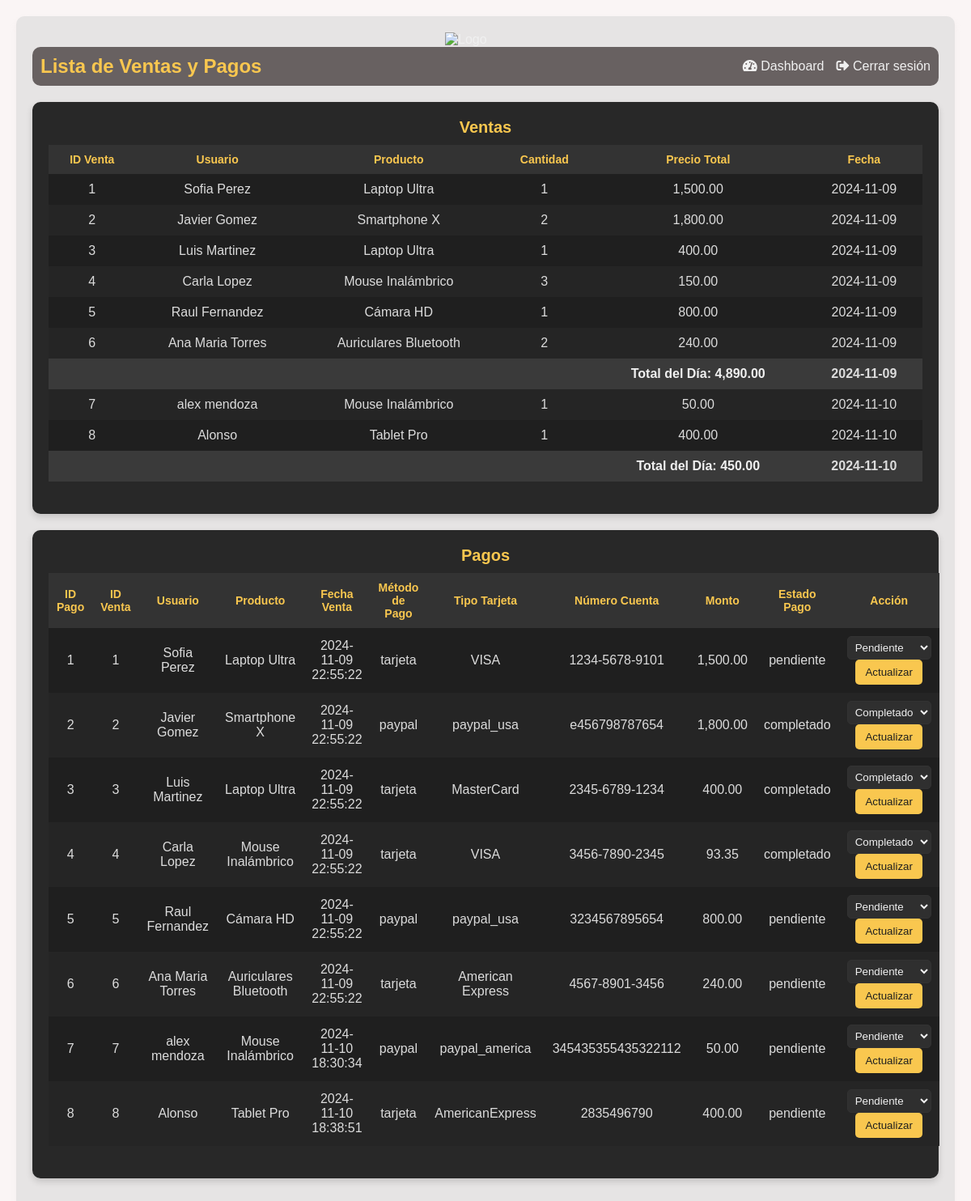
Page /ventas.php (signed in) on the committed database.
### tables this page shows
CREATE TABLE `ventas` (
  `id` int(11) NOT NULL,
  `cliente_id` int(11) DEFAULT NULL,
  `id_producto` int(11) DEFAULT NULL,
  `cantidad` int(11) NOT NULL,
  `precio_total` decimal(10,2) NOT NULL,
  `fecha` datetime DEFAULT CURRENT_TIMESTAMP
);

CREATE TABLE `clientes` (
  `id_cliente` int(11) NOT NULL,
  `nombre` varchar(100) NOT NULL,
  `email` varchar(100) NOT NULL,
  `telefono` varchar(20) DEFAULT NULL,
  `direccion` text,
  `fecha_registro` timestamp NULL DEFAULT CURRENT_TIMESTAMP
);

CREATE TABLE `productos` (
  `id` int(11) NOT NULL,
  `nombre` varchar(255) NOT NULL,
  `descripcion` text,
  `precio` decimal(10,2) NOT NULL,
  `stock` int(11) NOT NULL,
  `categoria_id` int(11) DEFAULT NULL,
  `imagen` varchar(255) DEFAULT NULL,
  `descripcion_larga` text
);

CREATE TABLE `pagos` (
  `id_pago` int(11) NOT NULL,
  `id_venta` int(11) NOT NULL,
  `metodo_pago` enum('tarjeta','paypal') NOT NULL,
  `tipo_tarjeta` varchar(50) DEFAULT NULL,
  `numero_cuenta` varchar(100) NOT NULL,
  `fecha_pago` timestamp NULL DEFAULT CURRENT_TIMESTAMP,
  `monto` decimal(10,2) NOT NULL,
  `estado_pago` enum('completado','pendiente','fallido') DEFAULT 'pendiente'
);

### ventas.php (the view, shortened to what this page needs)
<?php
include('db.php');
try {
    $salesQuery = $pdo->query("
        SELECT
            v.id,
            v.cantidad,
            v.precio_total,
            DATE(v.fecha) as fecha,
            u.nombre AS nombre_usuario,
            p.nombre AS nombre_producto
        FROM Ventas v
        JOIN Clientes u ON v.cliente_id = u.id_cliente
        JOIN Productos p ON v.id_producto = p.id
        ORDER BY DATE(v.fecha), v.id
    ");
    $ventas = $salesQuery->fetchAll(PDO::FETCH_ASSOC);
    $dailyTotals = [];
    foreach ($ventas as $venta) {
        $date = $venta['fecha'];
        if (!isset($dailyTotals[$date])) {
            $dailyTotals[$date] = 0;
        }
        $dailyTotals[$date] += $venta['precio_total'];
    }
    $paymentsQuery = $pdo->query("
        SELECT
            pa.id_pago,
            pa.metodo_pago,
            pa.tipo_tarjeta,
            pa.numero_cuenta,
            pa.monto,
            pa.estado_pago,
            v.id AS id_venta,
            u.nombre AS nombre_usuario,
            p.nombre AS nombre_producto,
            v.fecha
        FROM pagos pa
        JOIN Ventas v ON pa.id_venta = v.id
        JOIN Clientes u ON v.cliente_id = u.id_cliente
        JOIN Productos p ON v.id_producto = p.id
        ORDER BY pa.id_pago
    ");
    $pagos = $paymentsQuery->fetchAll(PDO::FETCH_ASSOC);
} catch (PDOException $e) {
    echo "Error al obtener los datos: " . htmlspecialchars($e->getMessage());
    exit();
}
?>
<!DOCTYPE html>
<html lang="es">
<head>
    <link rel="stylesheet" href="styles2.css">
    <link rel="stylesheet" href="https://cdnjs.cloudflare.com/ajax/libs/font-awesome/5.15.4/css/all.min.css">
</head>
<body>
    <div class="container">
        <img src="imagenes/inae4.gif" alt="Logo" class="logo">
        <header>
            <h1>Lista de Ventas y Pagos</h1>
            <nav>
                <ul>
                    <li><a href="dashboard.php"><i class="fas fa-tachometer-alt"></i> Dashboard</a></li>
                    <li><a href="logout.php"><i class="fas fa-sign-out-alt"></i> Cerrar sesión</a></li>
                </ul>
            </nav>
        </header>
        <main>
            <section class="sales-list">
                <h2>Ventas</h2>
                <table>
                    <thead>
                        <tr>
                            <th>ID Venta</th>
                            <th>Usuario</th>
                            <th>Producto</th>
                            <th>Cantidad</th>
                            <th>Precio Total</th>
                            <th>Fecha</th>
                        </tr>
                    </thead>
                    <tbody>
                        <?php if (!empty($ventas)): ?>
                            <?php
                                $currentDate = '';
                            ?>
                            <?php foreach ($ventas as $venta): ?>
                                <?php if ($currentDate !== $venta['fecha']): ?>
                                    <?php if ($currentDate != ''): ?>
                                        <tr style="background-color: #f0f0f0;">
                                            <td colspan="4"></td>
                                            <td><strong>Total del Día: <?php echo number_format($dailyTotals[$currentDate], 2); ?></strong></td>
                                            <td><?php echo htmlspecialchars($currentDate); ?></td>
                                        </tr>
                                    <?php endif; ?>
                                    <?php $currentDate = $venta['fecha']; ?>
                                <?php endif; ?>
                                <tr>
                                    <td><?php echo htmlspecialchars($venta['id']); ?></td>
                                    <td><?php echo htmlspecialchars($venta['nombre_usuario']); ?></td>
                                    <td><?php echo htmlspecialchars($venta['nombre_producto']); ?></td>
                                    <td><?php echo htmlspecialchars($venta['cantidad']); ?></td>
                                    <td><?php echo htmlspecialchars(number_format($venta['precio_total'], 2)); ?></td>
                                    <td><?php echo htmlspecialchars($venta['fecha']); ?></td>
                                </tr>
                            <?php endforeach; ?>
                            <tr style="background-color: #f0f0f0;">
                                <td colspan="4"></td>
                                <td><strong>Total del Día: <?php echo number_format($dailyTotals[$currentDate], 2); ?></strong></td>
                                <td><?php echo htmlspecialchars($currentDate); ?></td>
                            </tr>
                        <?php else: ?>
                            <tr>
                                <td colspan="6">No hay ventas registradas.</td>
                            </tr>
                        <?php endif; ?>
                    </tbody>
                </table>
            </section>
            <section class="payments-list">
                <h2>Pagos</h2>
                <table>
                    <thead>
                        <tr>
                            <th>ID Pago</th>
                            <th>ID Venta</th>
                            <th>Usuario</th>
                            <th>Producto</th>
                            <th>Fecha Venta</th>
                            <th>Método de Pago</th>
                            <th>Tipo Tarjeta</th>
                            <th>Número Cuenta</th>
                            <th>Monto</th>
                            <th>Estado Pago</th>
                            <th>Acción</th>
                        </tr>
                    </thead>
                    <tbody>
                        <?php if (!empty($pagos)): ?>
                            <?php foreach ($pagos as $pago): ?>
                                <tr>
                                    <td><?php echo htmlspecialchars($pago['id_pago']); ?></td>
                                    <td><?php echo htmlspecialchars($pago['id_venta']); ?></td>
                                    <td><?php echo htmlspecialchars($pago['nombre_usuario']); ?></td>
                                    <td><?php echo htmlspecialchars($pago['nombre_producto']); ?></td>
                                    <td><?php echo htmlspecialchars($pago['fecha']); ?></td>
                                    <td><?php echo htmlspecialchars($pago['metodo_pago']); ?></td>
                                    <td><?php echo htmlspecialchars($pago['tipo_tarjeta']); ?></td>
                                    <td><?php echo htmlspecialchars($pago['numero_cuenta']); ?></td>
                                    <td><?php echo htmlspecialchars(number_format($pago['monto'], 2)); ?></td>
                                    <td><?php echo htmlspecialchars($pago['estado_pago']); ?></td>
                                    <td>
                                        <form method="POST" action="">
                                            <select name="estado_pago">
                                                <option value="completado" <?php if ($pago['estado_pago'] === 'completado') echo 'selected'; ?>>Completado</option>
                                                <option value="pendiente" <?php if ($pago['estado_pago'] === 'pendiente') echo 'selected'; ?>>Pendiente</option>
                                            </select>
                                            <button type="submit">Actualizar</button>
                                        </form>
                                    </td>
                                </tr>
                            <?php endforeach; ?>
                        <?php else: ?>
                            <tr>
                                <td colspan="11">No hay pagos registrados.</td>
                            </tr>
                        <?php endif; ?>
                    </tbody>
                </table>
            </section>
        </main>
    </div>
</body>
</html>

### styles2.css (style rules this page uses)
* { margin: 0; padding: 0; box-sizing: border-box; font-family: Arial, sans-serif; color: #f0f0f0; }
body { background-color: #faf5f5; display: flex; justify-content: center; align-items: center; min-height: 100vh; padding: 20px; }
.container { width: 100%; max-width: 1200px; background-color: #e6e4e4; padding: 20px; border-radius: 10px; box-shadow: 0 4px 8px rgba(223, 220, 220, 0.2); }
.logo { width: 100px; display: block; margin: 0 auto; }
header { display: flex; justify-content: space-between; align-items: center; margin-bottom: 20px; padding: 10px; background-color: #686161; border-radius: 10px; }
header h1 { font-size: 24px; color: #f9c74f; }
header nav ul { list-style: none; display: flex; gap: 15px; }
header nav ul li a { color: #f0f0f0; text-decoration: none; font-size: 16px; transition: color 0.3s; }
table { width: 100%; border-collapse: collapse; margin-bottom: 20px; }
table thead { background-color: #333; }
table th, table td { padding: 10px; text-align: center; }
table th { color: #f9c74f; font-size: 14px; }
table tbody tr:nth-child(even) { background-color: #252525; }
table tbody tr:nth-child(odd) { background-color: #1f1f1f; }
table tbody td { color: #dcdcdc; }
button { background-color: #f9c74f; border: none; padding: 8px 12px; color: #1f1f1f; border-radius: 5px; cursor: pointer; transition: background-color 0.3s; }
select { padding: 5px; border-radius: 5px; border: 1px solid #333; background-color: #2f2f2f; color: #f0f0f0; }
.sales-list h2, .payments-list h2 { font-size: 20px; color: #f9c74f; margin-bottom: 10px; text-align: center; }
section { margin-bottom: 20px; }
.sales-list, .payments-list { background-color: #282828; padding: 20px; border-radius: 10px; box-shadow: 0 4px 8px rgba(0, 0, 0, 0.15); }

### rows in the picture
ventas: id "1", cliente.nombre "Sofia Perez", id_producto.nombre "Laptop Ultra", cantidad "1", precio_total "1,500.00", fecha "2024-11-09"
ventas: id "2", cliente.nombre "Javier Gomez", id_producto.nombre "Smartphone X", cantidad "2", precio_total "1,800.00", fecha "2024-11-09"
ventas: id "3", cliente.nombre "Luis Martinez", id_producto.nombre "Laptop Ultra", cantidad "1", precio_total "400.00", fecha "2024-11-09"
ventas: id "4", cliente.nombre "Carla Lopez", id_producto.nombre "Mouse Inalámbrico", cantidad "3", precio_total "150.00", fecha "2024-11-09"
ventas: id "5", cliente.nombre "Raul Fernandez", id_producto.nombre "Cámara HD", cantidad "1", precio_total "800.00", fecha "2024-11-09"
ventas: id "6", cliente.nombre "Ana Maria Torres", id_producto.nombre "Auriculares Bluetooth", cantidad "2", precio_total "240.00", fecha "2024-11-09"
ventas: currentDate "4,890.00", currentDate "2024-11-09", id "7", cliente.nombre "alex mendoza", id_producto.nombre "Mouse Inalámbrico", cantidad "1", precio_total "50.00", fecha "2024-11-10"
ventas: id "8", cliente.nombre "Alonso", id_producto.nombre "Tablet Pro", cantidad "1", precio_total "400.00", fecha "2024-11-10"
pagos: id_pago "1", id_venta "1", clientes.nombre "Sofia Perez", productos.nombre "Laptop Ultra", id_venta.fecha "2024-11-09 22:55:22", metodo_pago "tarjeta", tipo_tarjeta "VISA", numero_cuenta "1234-5678-9101", monto "1,500.00", estado_pago "pendiente", estado_pago "Pendiente"
pagos: id_pago "2", id_venta "2", clientes.nombre "Javier Gomez", productos.nombre "Smartphone X", id_venta.fecha "2024-11-09 22:55:22", metodo_pago "paypal", tipo_tarjeta "paypal_usa", numero_cuenta "e456798787654", monto "1,800.00", estado_pago "completado", estado_pago "Completado"
pagos: id_pago "3", id_venta "3", clientes.nombre "Luis Martinez", productos.nombre "Laptop Ultra", id_venta.fecha "2024-11-09 22:55:22", metodo_pago "tarjeta", tipo_tarjeta "MasterCard", numero_cuenta "2345-6789-1234", monto "400.00", estado_pago "completado", estado_pago "Completado"
pagos: id_pago "4", id_venta "4", clientes.nombre "Carla Lopez", productos.nombre "Mouse Inalámbrico", id_venta.fecha "2024-11-09 22:55:22", metodo_pago "tarjeta", tipo_tarjeta "VISA", numero_cuenta "3456-7890-2345", monto "93.35", estado_pago "completado", estado_pago "Completado"
pagos: id_pago "5", id_venta "5", clientes.nombre "Raul Fernandez", productos.nombre "Cámara HD", id_venta.fecha "2024-11-09 22:55:22", metodo_pago "paypal", tipo_tarjeta "paypal_usa", numero_cuenta "3234567895654", monto "800.00", estado_pago "pendiente", estado_pago "Pendiente"
pagos: id_pago "6", id_venta "6", clientes.nombre "Ana Maria Torres", productos.nombre "Auriculares Bluetooth", id_venta.fecha "2024-11-09 22:55:22", metodo_pago "tarjeta", tipo_tarjeta "American Express", numero_cuenta "4567-8901-3456", monto "240.00", estado_pago "pendiente", estado_pago "Pendiente"
pagos: id_pago "7", id_venta "7", clientes.nombre "alex mendoza", productos.nombre "Mouse Inalámbrico", id_venta.fecha "2024-11-10 18:30:34", metodo_pago "paypal", tipo_tarjeta "paypal_america", numero_cuenta "345435355435322112", monto "50.00", estado_pago "pendiente", estado_pago "Pendiente"
pagos: id_pago "8", id_venta "8", clientes.nombre "Alonso", productos.nombre "Tablet Pro", id_venta.fecha "2024-11-10 18:38:51", metodo_pago "tarjeta", tipo_tarjeta "AmericanExpress", numero_cuenta "2835496790", monto "400.00", estado_pago "pendiente", estado_pago "Pendiente"

### other values in the picture
$dailyTotals[$currentDate] "450.00"
$currentDate "2024-11-10"
